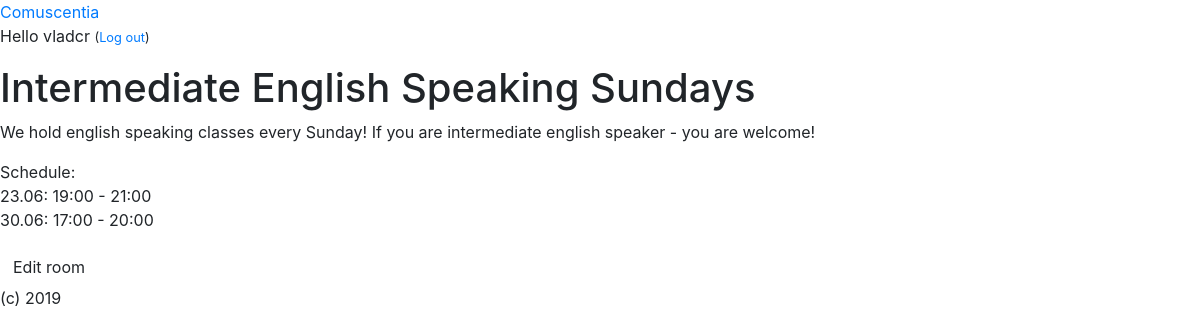
Screenshot of /room/1/ (signed in) with the database file from the repository.
### comuscentia/models.py (models this page shows, shortened)
class Room(models.Model):
	owner = models.ForeignKey(settings.AUTH_USER_MODEL, on_delete=models.CASCADE)
	title = models.CharField(max_length=200)
	created_date = models.DateTimeField(default=timezone.now)
	description = models.CharField(max_length=200)
	textblock = models.TextField(default="Text field for learning stuff. We advice to start with a link to the chat.")
	close = models.BooleanField(default=False) # if room is closed for new participants, don't show in search

### comuscentia/views.py (the view)
# urls.py: path('room/<int:pk>/', views.room, name='room'),
@login_required
def room(request, pk):
	room = get_object_or_404(Room, pk=pk)
	return render(request, 'comuscentia/room.html', {'room': room})

### comuscentia/templates/comuscentia/room.html
{% extends 'comuscentia/base.html' %}
{% block content %}
	<h1>{{ room.title }}</h1>
    <p>{{ room.description|linebreaksbr }}</p>
    <p>{{ room.textblock|linebreaksbr }}</p>
    {% if user.is_authenticated %}
    <a class="btn btn-default" href="{% url 'edit_room' pk=room.pk %}">Edit room</a>
    {% endif %}
{% endblock %}

### comuscentia/templates/comuscentia/base.html (shortened to what this page needs)
{% load static %}
<html>
    <head>
        <link rel="stylesheet" href="https://stackpath.bootstrapcdn.com/bootstrap/4.3.1/css/bootstrap.min.css">
        <link rel="stylesheet" href="{% static 'css/style.css' %}">
    </head>
	<body>
		<header>
			<a class="top-menu" href="/">Comuscentia</a>
            {% if user.is_authenticated %}
                <p class="top-menu">Hello {{ user.username }} <small>(<a href="{% url 'logout' %}">Log out</a>)</small></p>
            {% else %}
                <a href="{% url 'login' %}" class="top-menu">Login</a>
            {% endif %}
		</header>
		{% block content %}
        {% endblock %}
        <footer>
        	(c) 2019
        </footer>
	</body>
</html>

### rows the page displays
Room: title "Intermediate English Speaking Sundays", description "We hold english speaking classes every Sunday! If you are intermediate english speaker - you are welcome!", textblock "Schedule: 23.06: 19:00 - 21:00 30.06: 17:00 - 20:00"

### other values shown
{{ user.username }} "vladcr"
